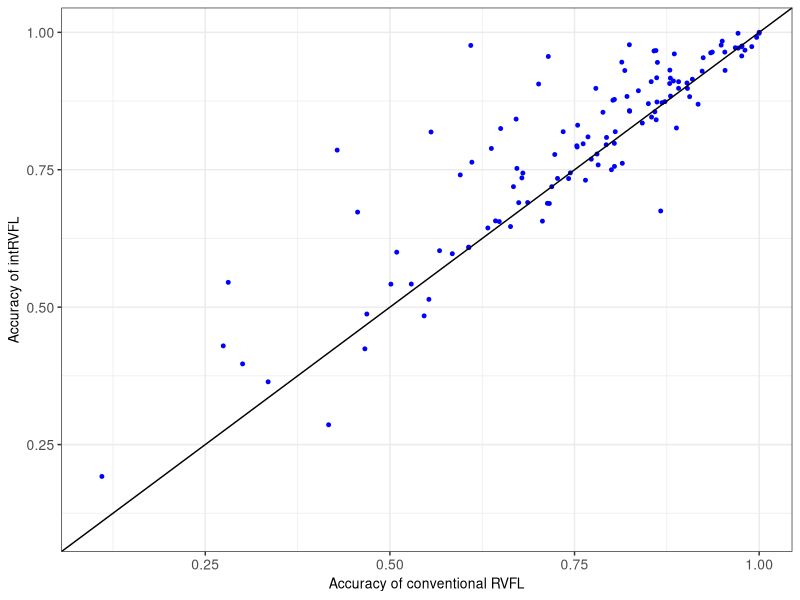

Generate this figure with R:
library(dplyr)
library(ggplot2)

convLMS <- read.csv(file="conv_lms_acc.csv", sep='\t', header=FALSE)
intLMS <- read.csv(file="int_lms_acc.csv", sep='\t', header=FALSE)
compData <- cbind(convLMS, intLMS)
colnames(compData) <- c("conv", "int")

mean(compData[, "conv"])
mean(compData[, "int"])

t.test(compData$conv, compData$int, paired = TRUE)

shapiro.test(compData$conv)
shapiro.test(compData$int)
wilcox.test(compData$conv, compData$int, paired = TRUE)

cor(compData$conv, compData$int)

png("third_figure.png", width=1000, height=900, res=300)

ggplot(compData, aes(x=conv, y=int)) +
  geom_point(size = 1, color = "blue") +
  geom_abline(slope=1, intercept=0) +
  xlim(0.1, 1.0) +
  ylim(0.1, 1.0) +
  xlab("Accuracy of conventional RVFL") +
  ylab("Accuracy of intRVFL") +
  theme_bw() +
  theme(axis.text.x=element_text(size=10),
        axis.text.y=element_text(size=10),
        axis.title.x=element_text(size=10),
        axis.title.y=element_text(size=10))
#        text=element_text(family="Arial", size=10))

dev.off()

